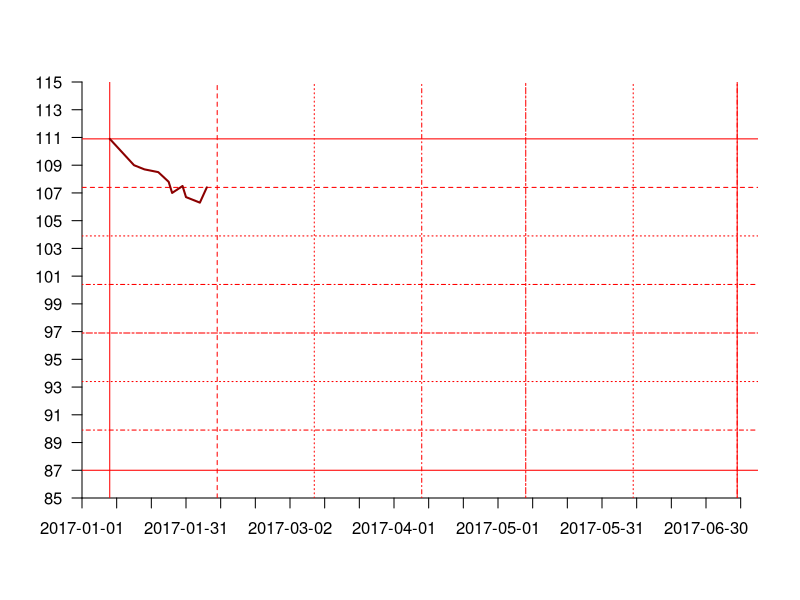

Source code (R):
dates <- as.Date(c("2017-01-09",
                   "2017-01-16",
                   "2017-01-19",
                   "2017-01-23",
                   "2017-01-26",
                   "2017-01-27",
                   "2017-01-30",
                   "2017-01-31",
                   "2017-02-04",
                   "2017-02-06"))

vals <- c(110.9,
          109.0,
          108.7,
          108.5,
          107.8,
          107.0,
          107.5,
          106.7,
          106.3,
          107.4)

plot(dates,
     vals,
     col="black",
     pch=3,
     type="n",
     xaxt="n",
     yaxt="n",
     xaxs="i",
     yaxs="i",
     xlab="",
     ylab="",
     bty="n",
     ylim=c(85,115),
     xlim=as.Date(c("2017-01-01",
                    "2017-07-15")))

axis(1, 
     at=seq(as.Date(c("2017-01-01")),
            as.Date(c("2017-07-15")),
            by=10),
     labels=seq(as.Date(c("2017-01-01")),
                as.Date(c("2017-07-15")),
                by=10),
     cex=0.7)

axis(2, 
     at=seq(85,
            115,
            by=2),
     cex=0.7,
     las=1)

abline(h=110.9,
       col="red")
abline(h=87,
       col="red")
abline(v=as.Date("2017-01-09"),
       col="red")
abline(v=as.Date("2017-07-09"),
       col="red")

#feb
abline(v=as.Date("2017-02-09"),
       col="red",
       lty=2)
abline(h=107.4,
       col="red",
       lty=2)
#mar
abline(v=as.Date("2017-03-09"),
       col="red",
       lty=3)
abline(h=103.9,
       col="red",
       lty=3)
#apr
abline(v=as.Date("2017-04-09"),
       col="red",
       lty=4)
abline(h=100.4,
       col="red",
       lty=4)
#may
abline(v=as.Date("2017-05-09"),
       col="red",
       lty=6)
abline(h=96.9,
       col="red",
       lty=6)
#jun
abline(v=as.Date("2017-06-09"),
       col="red",
       lty=3)
abline(h=93.4,
       col="red",
       lty=3)
#jul
abline(v=as.Date("2017-07-09"),
       col="red",
       lty=4)
abline(h=89.9,
       col="red",
       lty=4)


#points(dates,
#       vals,
#       col="darkred",
#       pch=19)
lines(dates,
      vals,
      lwd=2,
      col="darkred")
